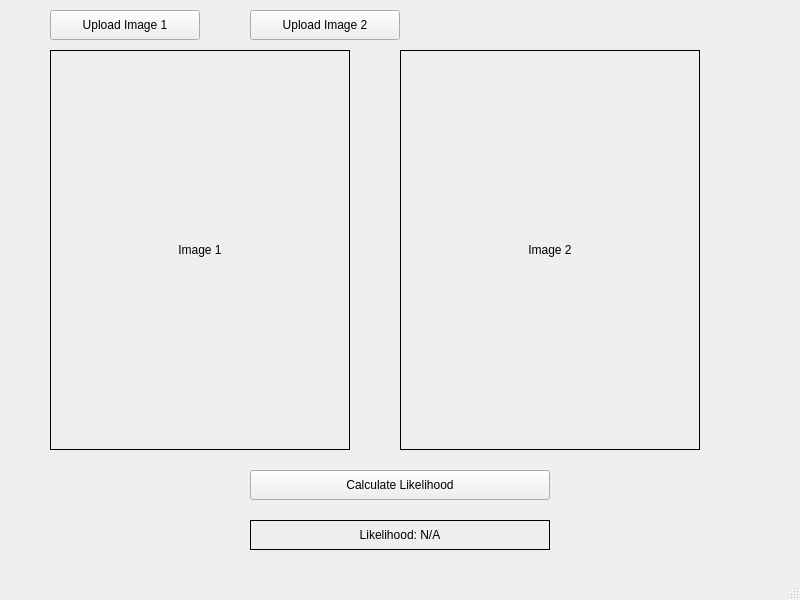
<?xml version="1.0" encoding="UTF-8"?>
<ui version="4.0">
 <class>MainWindow</class>
 <widget class="QMainWindow" name="MainWindow">
  <property name="geometry">
   <rect>
    <x>0</x>
    <y>0</y>
    <width>800</width>
    <height>600</height>
   </rect>
  </property>
  <property name="windowTitle">
   <string>Face Likelihood Tool</string>
  </property>
  <widget class="QWidget" name="centralwidget">
   <!-- 上传图像按钮 -->
   <widget class="QPushButton" name="button_upload_image1">
    <property name="geometry">
     <rect>
      <x>50</x>
      <y>10</y>
      <width>150</width>
      <height>30</height>
     </rect>
    </property>
    <property name="text">
     <string>Upload Image 1</string>
    </property>
   </widget>
   <widget class="QPushButton" name="button_upload_image2">
    <property name="geometry">
     <rect>
      <x>250</x>
      <y>10</y>
      <width>150</width>
      <height>30</height>
     </rect>
    </property>
    <property name="text">
     <string>Upload Image 2</string>
    </property>
   </widget>
   <!-- 检材图像显示 -->
   <widget class="QLabel" name="label_image1">
    <property name="geometry">
     <rect>
      <x>50</x>
      <y>50</y>
      <width>300</width>
      <height>400</height>
     </rect>
    </property>
    <property name="text">
     <string>Image 1</string>
    </property>
    <property name="alignment">
     <set>Qt::AlignCenter</set>
    </property>
    <property name="frameShape">
     <enum>QFrame::Box</enum>
    </property>
   </widget>
   <!-- 样本图像显示 -->
   <widget class="QLabel" name="label_image2">
    <property name="geometry">
     <rect>
      <x>400</x>
      <y>50</y>
      <width>300</width>
      <height>400</height>
     </rect>
    </property>
    <property name="text">
     <string>Image 2</string>
    </property>
    <property name="alignment">
     <set>Qt::AlignCenter</set>
    </property>
    <property name="frameShape">
     <enum>QFrame::Box</enum>
    </property>
   </widget>
   <!-- 计算似然率按钮 -->
   <widget class="QPushButton" name="button_calculate_likelihood">
    <property name="geometry">
     <rect>
      <x>250</x>
      <y>470</y>
      <width>300</width>
      <height>30</height>
     </rect>
    </property>
    <property name="text">
     <string>Calculate Likelihood</string>
    </property>
   </widget>
   <!-- 似然率显示区域 -->
   <widget class="QLabel" name="label_likelihood_result">
    <property name="geometry">
     <rect>
      <x>250</x>
      <y>520</y>
      <width>300</width>
      <height>30</height>
     </rect>
    </property>
    <property name="text">
     <string>Likelihood: N/A</string>
    </property>
    <property name="alignment">
     <set>Qt::AlignCenter</set>
    </property>
    <property name="frameShape">
     <enum>QFrame::Panel</enum>
    </property>
   </widget>
  </widget>
  <widget class="QMenuBar" name="menubar"/>
  <widget class="QStatusBar" name="statusbar"/>
 </widget>
</ui>
